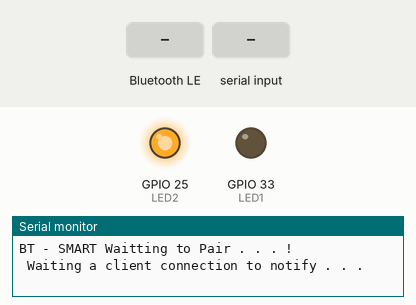
This sketch was run on a simulated ESP32. Parts: output pins drawn as LEDs (lit = HIGH), the last lines printed to the serial monitor. Dashed ring = blinking. The test bench sets the inputs (shaded band). Nothing arrives over Bluetooth unless stated; a phone connects over Bluetooth LE 3 s after start.

Above: at 1.2 s.
1.3 s: Bluetooth LE write "1" received
At 3.7 s:
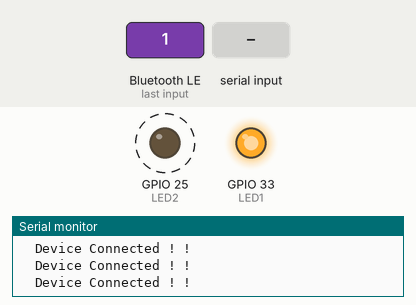
4.3 s: "1" received over the second serial link
5.8 s: Bluetooth LE write "0" received
At 7.2 s:
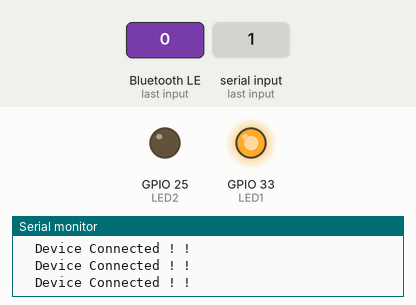
8.3 s: "0" received over the second serial link
9.8 s: Bluetooth LE write "2" received
At 11.4 s:
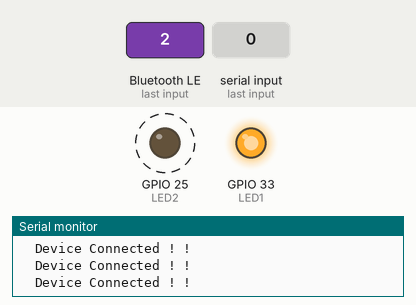
Timing chart, 0 to 13.8 s (numbered marks = the images above; inputs shaded):
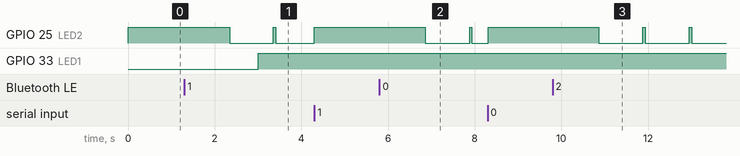

The sketch:

FTS_BT_DriverApp.ino
```cpp
#include <Arduino.h>
#include <HardwareSerial.h>
#include <BLEDevice.h>
#include <BLEServer.h>
#include <BLEUtils.h>
#include <BLE2902.h>
//-------------------------------
BLEServer *pServer = NULL;
BLECharacteristic * pTxCharacteristic;
bool deviceConnected = false;
bool oldDeviceConnected = false;
uint8_t txValue = 0;

// See the following for generating UUIDs:
// https://www.uuidgenerator.net/

#define SERVICE_UUID           "6E400001-B5A3-F393-E0A9-E50E24DCCA9E" // UART service UUID
#define CHARACTERISTIC_UUID_RX "6E400002-B5A3-F393-E0A9-E50E24DCCA9E"
#define CHARACTERISTIC_UUID_TX "6E400003-B5A3-F393-E0A9-E50E24DCCA9E"

#define LED1 33  //  WRITH
#define LED2 25  //  BLUE
//-------------------------------
unsigned long currentMillisLED1;
unsigned long LED1Millis;  // when button was released
unsigned long LED1OnDelay; // wait to turn on LED
bool ledState1 = false;
bool onLED1 = false;

unsigned long currentMillisLED2;
unsigned long LED2Millis;  // when button was released
unsigned long LED2OnDelay; // wait to turn on LED
bool ledState2 = false;
bool onLED2 = false;

unsigned long currentMillisLoop;
unsigned long LoopMillis;    // when button was released
unsigned long LoopOnDelay;   // wait to turn on LED
unsigned long LoopOffDelay;  // wait to turn on LED
unsigned long ledTurnedOnAt; // when led was turned on
bool ledReady = false;
bool onLoop = false;
bool statL = false;
bool ledstate = false;
//-----
char buf[512], indexbuf;
//char txString[20];
int A = 0;
int pCharacter;
String str , RxBlutooth = "";
char sbuf[512];
bool sendBT_flag = false , isNullRxBT = false;
//********************** LED Blink delay millis function ***********************
void LED1_blink()
{
  currentMillisLED1 = millis();
  if (onLED1 == true)
  {
    LED1Millis = currentMillisLED2;
    ledState1 = true;
    onLED1 = false;
  }
  if (ledState1 == true)
  {
    digitalWrite(LED1, HIGH);
    if ((unsigned long)(currentMillisLED1 - LED1Millis) >= LED1OnDelay)
    {
      digitalWrite(LED1, LOW);
      ledState1 = false;
    }
  }
}
void LED2_blink()
{
  currentMillisLED2 = millis();
  if (onLED2 == true)
  {
    LED2Millis = currentMillisLED2;
    ledState2 = true;
    onLED2 = false;
  }
  if (ledState2 == true)
  {
    digitalWrite(LED2, HIGH);
    if ((unsigned long)(currentMillisLED2 - LED2Millis) >= LED2OnDelay)
    {
      digitalWrite(LED2, LOW);
      ledState2 = false;
    }
  }
}

void LED2_Blinlkloop()
{
  currentMillisLoop = millis();
  if (onLoop == true)
  {
    if (statL == false)
    {
      LoopMillis = currentMillisLoop;
      statL = true;
      ledReady = true;
    }
  }
  else
  {
    ledReady = false;
    statL = false;
  }

  if (ledReady == true)
  {
    if ((unsigned long)(currentMillisLoop - LoopMillis) >= LoopOnDelay)
    {
      digitalWrite(LED2, HIGH);
      //Serial.println("*** LED2 ON *****");
      ledstate = true;
      ledTurnedOnAt = currentMillisLoop;
      ledReady = false;
    }
  }
  if (ledstate == true)
  {
    if ((unsigned long)(currentMillisLoop - ledTurnedOnAt) >= LoopOffDelay)
    {
      digitalWrite(LED2, LOW);
      //Serial.println("*** LED2 oFF *****");
      ledstate = false;
      statL = false;
    }
  }
}

void LED1_onBlinlk(unsigned long timeBlink)
{
  onLED1 = true;
  LED1OnDelay = timeBlink;
}

void LED2_onBlinlk(unsigned long timeBlink)
{
  onLED2 = true;
  LED2OnDelay = timeBlink;
}

void LED2_on_Blinlkloop(unsigned long timeOn, unsigned long timeOff)
{
  onLoop = true;
  LoopOnDelay =  timeOff;
  LoopOffDelay = timeOn;
}

void LED2_off_Blinlkloop()
{
  onLoop = false;
  digitalWrite(LED2, HIGH);
}

//*********************************************************************************

void clearTXdata_Serial(int Len)
{
  for (int i = 0; i <= Len; i++)
  {
    buf[i] = NULL;
  }
  indexbuf = 0;
}

// void clearTXdata_BT(int Len)
// {
//   for (int i = 0; i <= Len; i++)
//   {
//     RxBt[i] = NULL;
//   }

// }


//----------------------------------------------------
class MyServerCallbacks: public BLEServerCallbacks {
    void onConnect(BLEServer* pServer) {
      deviceConnected = true;
    };

    void onDisconnect(BLEServer* pServer) {
      deviceConnected = false;
    }
};

class MyCallbacks: public BLECharacteristicCallbacks {
    void onWrite(BLECharacteristic *pCharacteristic) {
      std::string rxValue = pCharacteristic->getValue();
      char RxBt[512];
      if (rxValue.length() > 0) {
        isNullRxBT = true;
         for (int i = 0; i < rxValue.length(); i++){
           RxBt[i] = rxValue[i];
         }
     //    Serial2.println(" Serial BT Send. . ");
      }
      else isNullRxBT = false;
      RxBlutooth = RxBt;

       for (int i = 0; i <= rxValue.length(); i++)
  {
    RxBt[i] = NULL;
  }
    }
};

//---------------------------------------------------
void setup()
{
  // xTaskCreate(&TaskSerial, "TaskSerial",  4096, NULL, 4, NULL);
  pinMode(LED1, OUTPUT);
  pinMode(LED2, OUTPUT);
  Serial.begin(115200);
  //  Serial.setTimeout(30);
  Serial2.begin(9600);
  Serial2.setTimeout(45);
  Serial.setTimeout(45);
 // Serial2.println("BT - SMART Waitting to Pair . . . !");
  Serial.println("BT - SMART Waitting to Pair . . . !");
  digitalWrite(LED2, HIGH);

/// Create the BLE Device
//std::string ble_name = "บลูทูธ";
//char buffer_test[] = {0xE0,0xB8,0xA5,
//0xE0,0xB8,0xAD,
//0xE0,0xB8,0x87,
//0xE0,0xB8,0x94,
//0xE0,0xB8,0xB9,
//0xE0,0xB8,0x99,
//0xE0,0xB8,0xB0,
//0x0};      // null terminated string;

//strcpy(buffer_test, ble_name.c_str());  // copy from str to byte[]
//  for (int i = 0; i < sizeof(buffer_test)-1; i++)
//  {
//    Serial.print("0x");
//    Serial.print(buffer_test[i],HEX);
//    Serial.print(",");
//  }

// std::string ttt(buffer_test);
//   BLEDevice::init(ttt);
  BLEDevice::init("BT-529996");   // Bluetooth Name

  // Create the BLE Server
  pServer = BLEDevice::createServer();
  pServer->setCallbacks(new MyServerCallbacks());

  // Create the BLE Service
  BLEService *pService = pServer->createService(SERVICE_UUID);

  // Create a BLE Characteristic
  pTxCharacteristic = pService->createCharacteristic(
                    CHARACTERISTIC_UUID_TX,
                    BLECharacteristic::PROPERTY_NOTIFY
                  );

  pTxCharacteristic->addDescriptor(new BLE2902());

  BLECharacteristic * pRxCharacteristic = pService->createCharacteristic(
                       CHARACTERISTIC_UUID_RX,
                      BLECharacteristic::PROPERTY_WRITE
                    );

  pRxCharacteristic->setCallbacks(new MyCallbacks());

  // Start the service
  pService->start();

  // Start advertising
  pServer->getAdvertising()->start();
  Serial.println(" Waiting a client connection to notify . . . ");
}
//----------------------------------------------
void loop()
{
  LED1_blink();
  LED2_blink();
  LED2_Blinlkloop();

    if (deviceConnected) {
        pTxCharacteristic->setValue("Device Connected !!");
         LED1_onBlinlk(200);
         LED1_onBlinlk(200);
         Serial.println("  Device Connected ! !  ");

      if(sendBT_flag==true){
       pTxCharacteristic->setValue((unsigned char*)buf, indexbuf);
       pTxCharacteristic->notify();
      }
        // pTxCharacteristic->setValue(&txValue, 1);
        // pTxCharacteristic->notify();
        // txValue++;
    delay(10); // bluetooth stack will go into congestion, if too many packets are sent
  }

    // disconnecting
    if (!deviceConnected && oldDeviceConnected) {
        delay(500); // give the bluetooth stack the chance to get things ready
        pServer->startAdvertising(); // restart advertising
        Serial.println("start advertising");
        oldDeviceConnected = deviceConnected;
    }
    // connecting
    if (deviceConnected && !oldDeviceConnected) {
    // do stuff here on connecting
        oldDeviceConnected = deviceConnected;
    }

    if (Serial2.available() > 0)
  {
    LED2_off_Blinlkloop();
    LED1_onBlinlk(100);
    indexbuf = Serial2.readBytes(buf, 512);
    for (int i = 0; i <= indexbuf; i++)
    {
   // Serial2.print(buf[i]);
      Serial.print(buf[i]);
    }
    sendBT_flag = true;
  //  Serial2.println( );
     Serial.println();
  }
  else sendBT_flag = false;

  if(isNullRxBT == true){
    LED2_on_Blinlkloop(50, 1000);
    String strrec = String("Recieve RxBlutooth : " + RxBlutooth);
  //  Serial2.println(strrec);
    Serial.println(strrec);
    isNullRxBT = false;
  }
}
//-------------------------------------
```

Measured:
- after the input at 1.3 s, GPIO 25 (LED2): HIGH → LOW after 1.1 s, → HIGH 1.0 s later, → LOW 0.05 s later
- after the input at 5.8 s, GPIO 25 (LED2): HIGH → LOW after 1.1 s, → HIGH 1.0 s later, → LOW 0.05 s later
- after the input at 9.8 s, GPIO 25 (LED2): alternates HIGH for 0.05 s and LOW for 1.0 s, starting after 1.1 s
